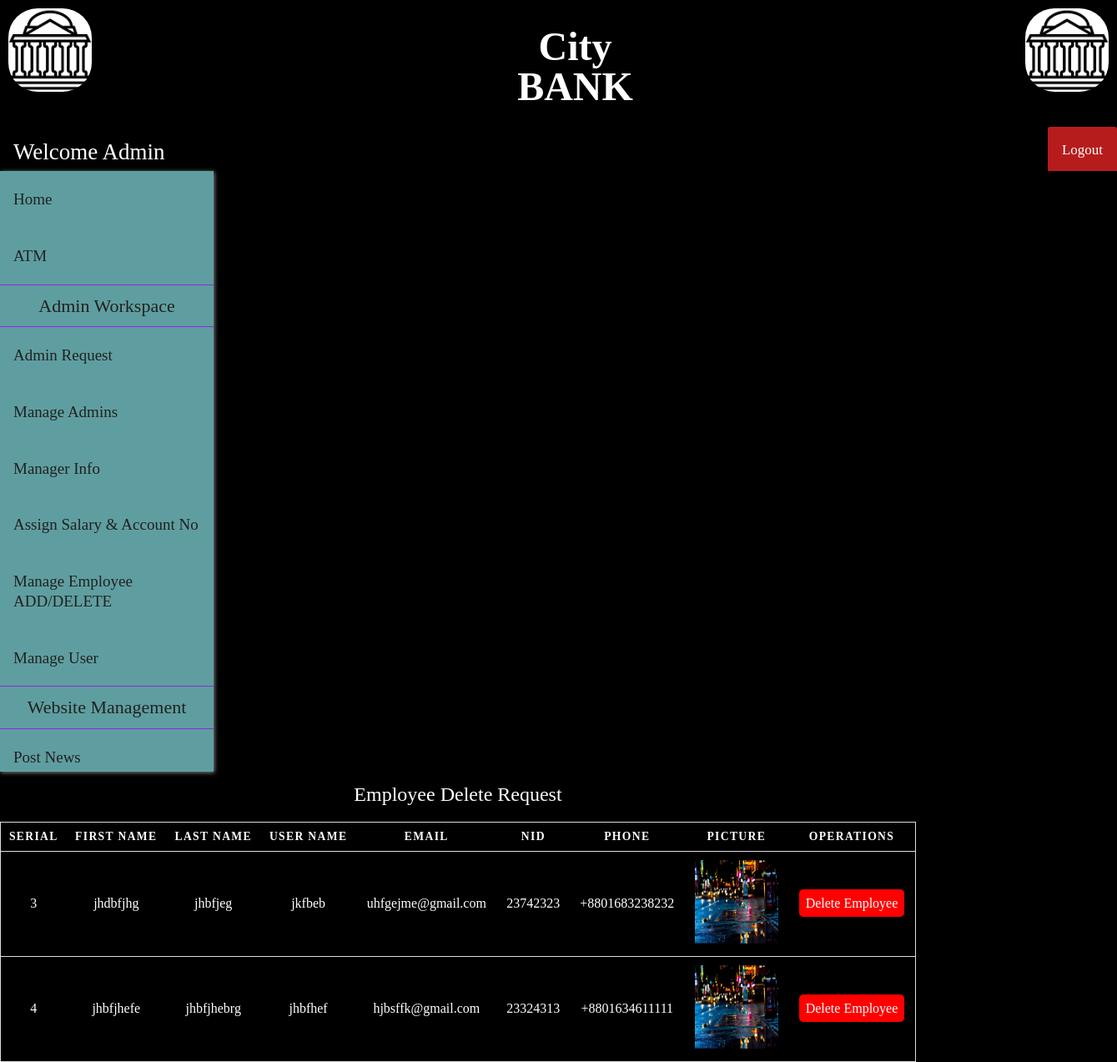
/View/manageemp.php (signed in), run on the app's committed database.
### tables this page shows
CREATE TABLE `addedemployee` (
  `id` int(100) NOT NULL,
  `fname` varchar(100) NOT NULL,
  `lname` varchar(100) NOT NULL,
  `uname` varchar(100) NOT NULL,
  `email` text NOT NULL,
  `nid` int(100) NOT NULL,
  `phone` text NOT NULL,
  `password` varchar(100) NOT NULL,
  `cpassword` varchar(100) NOT NULL,
  `picture` varchar(100) NOT NULL,
  `cv` varchar(100) NOT NULL
);

### Model/db.php (called while the page is built, shortened)
<?php
class db
{
    function retrive_data_from_emp($addedemployee, $conn)
    {
        $sqlstr = "SELECT id, fname, lname, uname, email, nid, phone, picture FROM $addedemployee";
        return $conn->query($sqlstr);
    }
}
?>

### Control/manageemp.process.php (the view, shortened to what this page needs)
<?php
@include("../Model/db.php");
$mydb = new db();
$myconn = $mydb->openConn();
$result = $mydb -> retrive_data_from_emp("addedemployee", $myconn);
if($result == true)
{
    foreach($result as $row)
    {
        $id = $row['id'];
        echo '<tr>
        <td>'.$row['id'].'</td>
        <td>'.$row['fname'].'</td>
        <td>'.$row['lname'].'</td>
        <td>'.$row['uname'].'</td>
        <td>'.$row['email'].'</td>
        <td>'.$row['nid'].'</td>
        <td>'.$row['phone'].'</td>
        <td><img src="../uploads/'.$row['picture']. '" width="100px" height="100px"></td>
        <td>
            <a class="reject" href="../Control/empdelete.php?deleteid='.$id.'">Delete Employee</a>
        </td>
        </tr>';
    }
}
?>

### CSS/header.css (style rules this page uses)
body { margin: 0; padding: 0; background-color: #FAFAFA; }

### CSS/adminrequest.css (style rules this page uses)
body { background-color: black; font-family:'Times New Roman', Times, serif; line-height: 1.25; }
table tr { background-color: black; border: 1px solid #ddd; padding: 1px; color: white; }
table th, table td { padding: .625em; text-align: center; color: white; }
.reject { width: 290px; background-color: #ff0000; padding: 8px; border: none; font-size: 16px; font-weight: 500; color: white; text-decoration: none; transition: background-color 0.4s; border-radius: 5px; }

### data on the page
addedemployee: id "3", fname "jhdbfjhg", lname "jhbfjeg", uname "jkfbeb", email "uhfgejme@gmail.com", nid "23742323", phone "+8801683238232", picture (picture)
addedemployee: id "4", fname "jhbfjhefe", lname "jhbfjhebrg", uname "jhbfhef", email "hjbsffk@gmail.com", nid "23324313", phone "+8801634611111", picture (picture)
